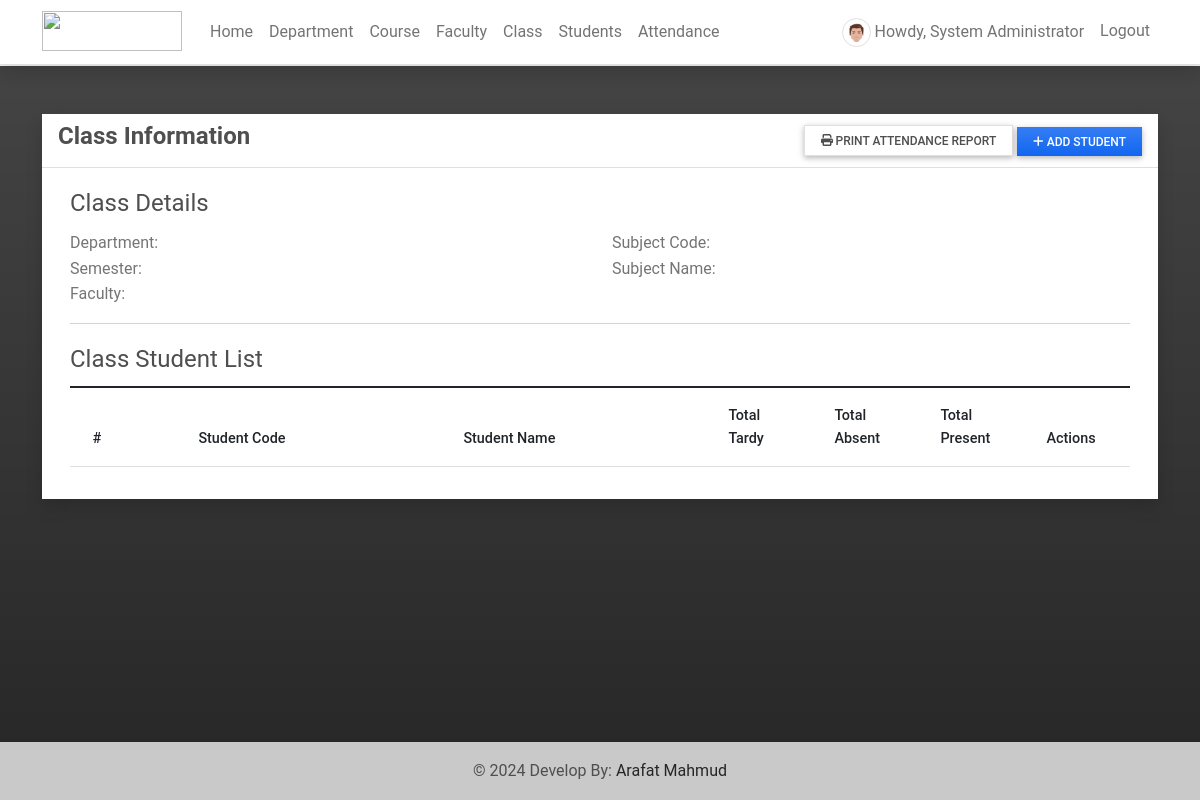
The page /view_class/2 (signed in) on the database as committed earlier.
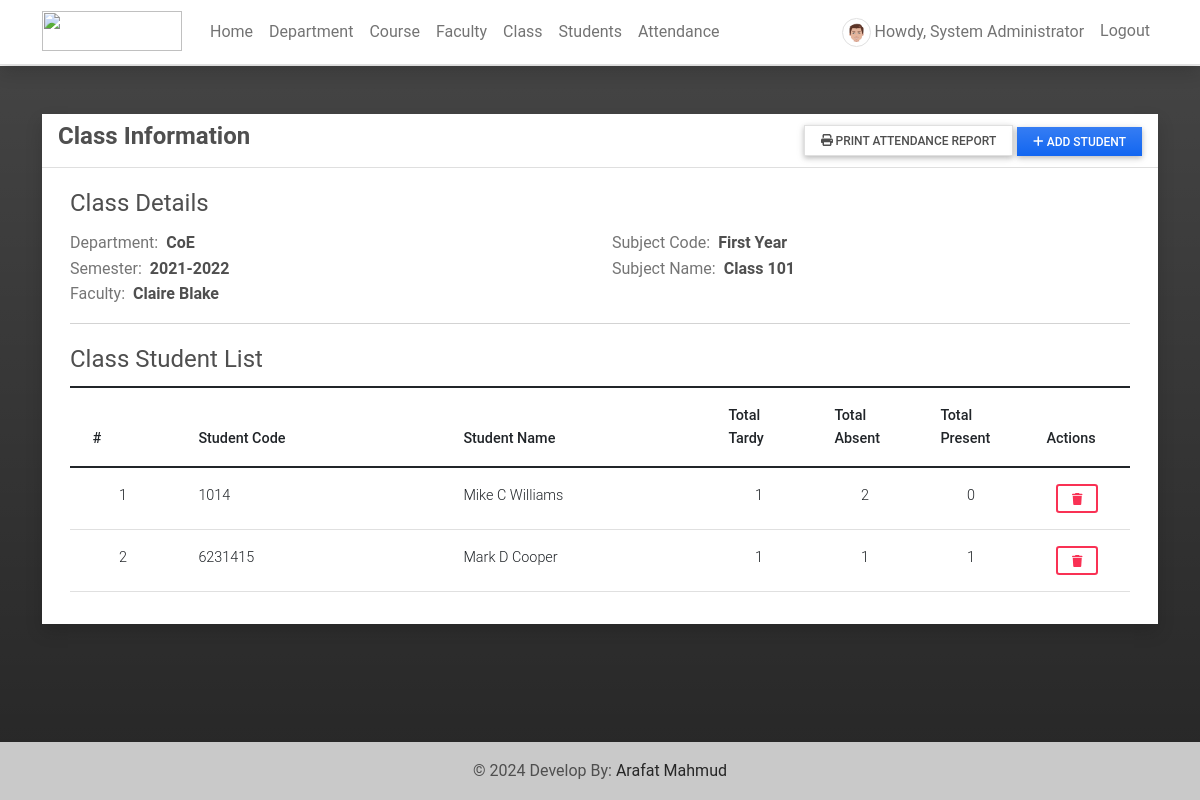
The same page on the database as committed later.
### attendance/models.py (models this page shows, shortened)
class Class(models.Model):
    assigned_faculty = models.ForeignKey(UserProfile, on_delete=models.CASCADE)
    school_year = models.CharField(max_length=250)
    level = models.CharField(max_length=250)
    name = models.CharField(max_length=250)

class UserProfile(models.Model):
    user = models.OneToOneField(User, on_delete=models.CASCADE,related_name='profile')
    contact = models.CharField(max_length=250)
    dob = models.DateField(blank=True, null = True)
    address = models.TextField(blank=True, null = True)
    avatar = models.ImageField(blank=True, null = True, upload_to= 'images/')
    user_type = models.IntegerField(default = 2)
    gender = models.CharField(max_length=100, choices=[('Male','Male'),('Female','Female')], blank=True, null= True)
    department = models.ForeignKey(Department, on_delete=models.CASCADE, blank= True, null = True)

class Department(models.Model):
    name = models.CharField(max_length=250)
    description = models.TextField(blank=True, null=True)
    status = models.IntegerField(default = 1)
    date_added = models.DateTimeField(default=timezone.now)
    date_updated = models.DateTimeField(auto_now=True)
    def __str__(self):
        return self.name

class ClassStudent(models.Model):
    classIns = models.ForeignKey(Class,on_delete=models.CASCADE)
    student = models.ForeignKey(Student, on_delete=models.CASCADE)
    def get_present(self):
        student =  self.student
        _class =  self.classIns
        try:
            present = Attendance.objects.filter(classIns= _class, student=student, type = 1).count()
            return present
        except:
            return 0
    def get_tardy(self):
        student =  self.student
        _class =  self.classIns
        try:
            present = Attendance.objects.filter(classIns= _class, student=student, type = 2).count()
            return present
        except:
            return 0
    def get_absent(self):
        student =  self.student
        _class =  self.classIns
        try:
            present = Attendance.objects.filter(classIns= _class, student=student, type = 3).count()
            return present
        except:
            return 0

class Student(models.Model):
    student_code = models.CharField(max_length=250,blank=True, null= True)
    course=models.ForeignKey(Course,on_delete=models.CASCADE)
    first_name = models.CharField(max_length=250)
    middle_name = models.CharField(max_length=250, blank=True, null= True)
    last_name = models.CharField(max_length=250)
    gender = models.CharField(max_length=100, choices=[('Male','Male'),('Female','Female')], blank=True, null= True)
    dob = models.DateField(blank=True, null= True)
    contact = models.CharField(max_length=250, blank=True, null= True)
    date_added = models.DateTimeField(default=timezone.now)
    date_updated = models.DateTimeField(auto_now=True)

### attendance/views.py (the view)
# urls.py: path(r'view_class/<int:pk>',views.view_class,name='class-page'),
@login_required
def view_class(request, pk= None):
    if pk is None:
        return redirect('home-page')
    else:
        _class = Class.objects.filter(id=pk).first()
        students = ClassStudent.objects.filter(classIns = _class).all()
        context['class'] = _class
        context['students'] = students
        context['page_title'] = "Class Information"
    return render(request, 'class_details.html',context)

### attendance/templates/class_details.html (shortened to what the changed rows need)
{% extends 'base.html' %} {% load humanize  %} {% block pageContent %}
<div class="col-lg-12 col-md-12 col-sm-12 col-xs-12">
    <div class="card card-default rounded-0 shadow ">
        <div class="card-body">
            <div class="container-fluid">
                <fieldset id="class-details">
                    <div class="row">
                        <div class="col-md-6">
                            <div class="d-flex w-100">
                                <div class="col-auto flex-shrink-1 flex-grow-1">
                                    <p class="m-0 fw-bold">{{ class.assigned_faculty.department }}</p>
                                </div>
                            </div>
                        </div>
                        <div class="col-md-6">
                            <div class="d-flex w-100">
                                <div class="col-auto flex-shrink-1 flex-grow-1">
                                    <p class="m-0 fw-bold">{{ class.level }}</p>
                                </div>
                            </div>
                        </div>
                        <div class="col-md-6">
                            <div class="d-flex w-100">
                                <div class="col-auto flex-shrink-1 flex-grow-1">
                                    <p class="m-0 fw-bold">{{ class.school_year }}</p>
                                </div>
                            </div>
                        </div>
                        <div class="col-md-6">
                            <div class="d-flex w-100">
                                <div class="col-auto flex-shrink-1 flex-grow-1">
                                    <p class="m-0 fw-bold">{{ class.name }}</p>
                                </div>
                            </div>
                        </div>
                        <div class="col-md-6">
                            <div class="d-flex w-100">
                                <div class="col-auto flex-shrink-1 flex-grow-1">
                                    <p class="m-0 fw-bold">{{ class.assigned_faculty.user.first_name }} {{ class.assigned_faculty.user.last_name }}</p>
                                </div>
                            </div>
                        </div>
                    </div>
                </fieldset>
                <fieldset>
                    <table class="table tables-bordered" id="student-list">
                        <colgroup>
                        </colgroup>
                        <thead>
                            <tr>
                                <th class="text-ceter">#</th>
                                <th class="text-ceter">Student Code</th>
                                <th class="text-ceter">Student Name</th>
                                <th class="text-ceter">Total Tardy</th>
                                <th class="text-ceter">Total Absent</th>
                                <th class="text-ceter">Total Present</th>
                                <th class="text-ceter">Actions</th>
                            </tr>
                        </thead>
                        <tbody>
                            {% for student in students %}
                            <tr class="">
                                <td class="text-center">{{ forloop.counter }}</td>
                                <td>{{ student.student.student_code }}</td>
                                <td>{{ student.student.first_name }} {{ student.student.middle_name }} {{ student.student.last_name }}</td>
                                <td class="text-center">{{ student.get_present|intcomma }}</td>
                                <td class="text-center">{{ student.get_tardy|intcomma }}</td>
                                <td class="text-center">{{ student.get_absent|intcomma }}</td>
                                <td class="text-center">
                                    <button class="btn btn-outline-danger btn-sm delete-data" type="button" data-id="{{ student.pk }}" title="Delete">
                                        <i class="fa fa-trash"></i>
                                    </button>
                                </td>
                            </tr>
                            {% endfor %}
                        </tbody>
                    </table>
                </fieldset>
            </div>
        </div>
    </div>
</div>
{% endblock pageContent %}

Rows that differ between the two databases and show on the page:
added Class: assigned_faculty.department "CoE", level "First Year", school_year "2021-2022", name "Class 101", assigned_faculty.user.first_name "Claire", assigned_faculty.user.last_name "Blake"
added ClassStudent: student.student_code "1014", student.first_name "Mike", student.middle_name "C", student.last_name "Williams", get_present "1", get_tardy "2", get_absent "0"
added ClassStudent: student.student_code "6231415", student.first_name "Mark", student.middle_name "D", student.last_name "Cooper", get_present "1", get_tardy "1", get_absent "1"
